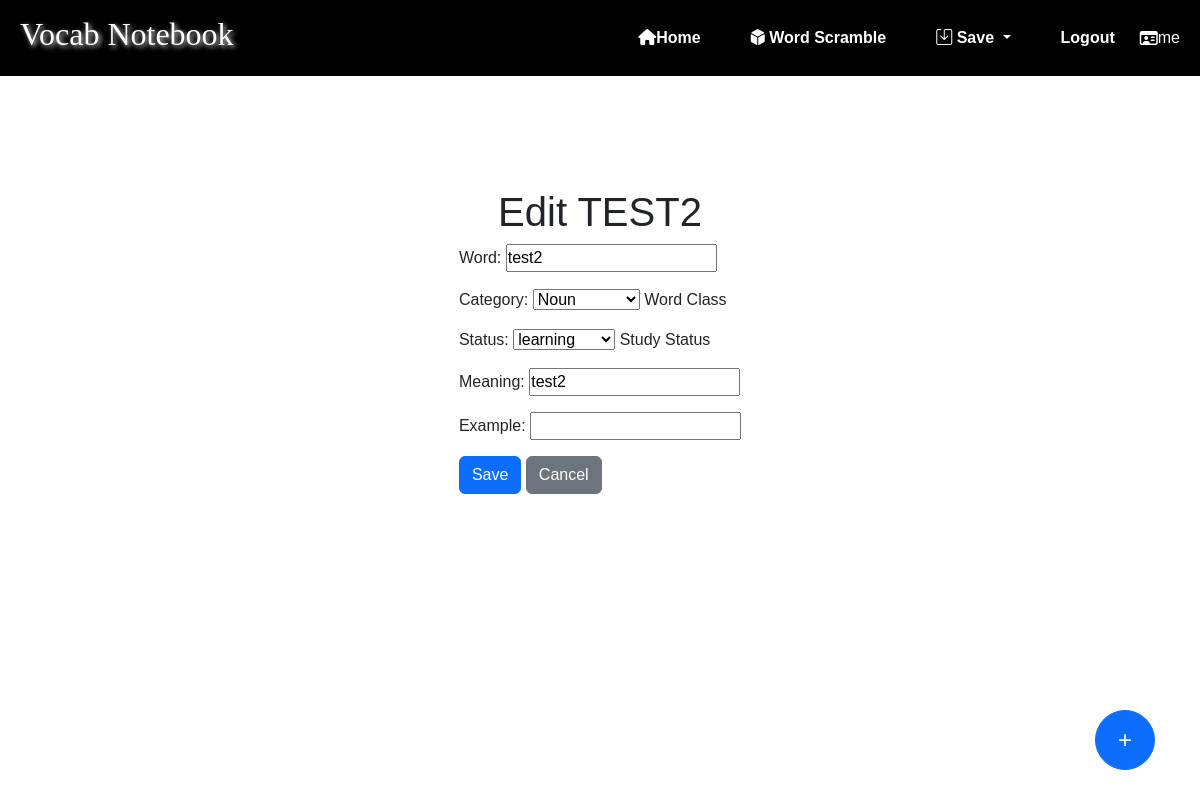
Page /Test_app/edit/20/ (signed in) on the committed database.
### Test_app/models.py (models this page shows, shortened)
class Vocab(models.Model):
    word = models.CharField(max_length=20)
    CATEGORY = (
        ('n', 'Noun'),
        ('v', 'Verb'),
        ('adj', 'Adjective'),
        ('adv', 'Adverb'),
        ('prep', 'Preposition'),
        ('conj', 'Conjunction'),
        ('pron', 'Pronoun'),
        ('int', 'Interjection')
    )
    category = models.CharField(
        max_length=4,
        choices=CATEGORY,
        null=True,
        blank=True,
        help_text='Word Class',
    )
    STATUS = (
        ('m', 'memorized'),
        ('l', 'learning'),
        ('f', 'forgot')
    )
    status = models.CharField(
        max_length=1,
        choices=STATUS,
        default='l',
        help_text='Study Status',
    )
    meaning = models.CharField('Meaning', null=True, blank=True, max_length=200)
    example = models.CharField('Example', null=True, blank=True, max_length=200)
    created_at = models.DateField(auto_now_add=True, help_text='The date the vocab was created.', null=True, blank=True)
    user = models.ForeignKey(User, on_delete=models.CASCADE, related_name='vocab_list')

### Test_app/views.py (the view, shortened to what this page needs)
# urls.py: path('edit/<int:pk>/', views.VocabUpdateView.as_view(), name='edit_vocab'),
class VocabUpdateView(UpdateView):
    model = Vocab
    form_class = VocabForm
    template_name = 'edit_vocab.html'

### Test_app/forms.py
class VocabForm(forms.ModelForm):
    class Meta:
        model = Vocab
        fields = ['word', 'category', 'status', 'meaning', 'example']  # Include fields you want in the form

### Test_app/templates/edit_vocab.html (shortened to what this page needs)
{% extends 'base.html' %}
{% block content %}
  <div style="text-align: center; margin-top: 10%;">
    {% if user.is_authenticated %}
      <h1>Edit {{ vocab.word|upper }}</h1>
      <form method="post" style="display: inline-block; text-align: left;">
        {{ form.as_p }}
        <button type="submit" class="btn btn-primary">Save</button>
        <a href="{% url 'index' %}" class="btn btn-secondary">Cancel</a>
      </form>
    {% else %}
      <h1>Please log in to edit vocabulary.</h1>
    {% endif %}
  </div>
{% endblock %}

### Test_app/templates/base.html (shortened to what this page needs)
<!doctype html>
<html lang="en">
    <head>
        <link href="https://cdnjs.cloudflare.com/ajax/libs/font-awesome/6.4.0/css/all.min.css" rel="stylesheet">
        <link href="https://cdn.jsdelivr.net/npm/bootstrap-icons/font/bootstrap-icons.css" rel="stylesheet">
        <link href="https://cdn.jsdelivr.net/npm/bootstrap@5.3.3/dist/css/bootstrap.min.css"
          rel="stylesheet"
>
        {% load static %}
        <link rel="stylesheet" href="{% static 'css/styles.css' %}" />
    </head>
    <body>
        <nav class="navbar">
            <div class="data-container">
                <h2><a href="{% url 'index' %}" class="Logo">Vocab Notebook</a></h2>
                <div id="menu-time" class="menu-data animate__animated ">
                    <a href="{% url 'index' %}" class="nav-a"><i class="fa fa-home" aria-hidden="true"></i>Home</a>
                    <a href="{% url 'word_scramble' %}" class="nav-a">
                        <i class="fas fa-dice-d6"></i> Word Scramble
                    </a>
                    <div class="dropdown">
                        <a href="#" class="nav-a dropdown-toggle">
                            <i class="bi bi-save"></i> Save
                        </a>
                    </div>
                    {% if user.is_authenticated %}
                    <a href="{% url 'logout' %}?next={{ request.path }}" class="nav-a">Logout</a>
                    <i class='far fa-id-card'></i>{{ user.get_username }}
                    {% else %}
                    <a href="{% url 'login' %}?next={{ request.path }}" class="nav-a">Login/Sign-up</a>
                    {% endif %}
                </div>
            </div>
        </nav>
        <div class="container">
            {% block content %} {% endblock %}
            <a href="{% url 'add_vocab' %}" class="btn btn-primary btn-lg rounded-circle position-fixed"
            style="bottom: 30px; right: 45px; width: 60px; height: 60px; display: flex; align-items: center; justify-content: center; font-size: 24px;">
            +
            </a>
        </div>
    </body>
</html>

### Test_app/static/css/styles.css (style rules this page uses)
* { padding: 0; margin: 0; box-sizing: border-box; font-family: Arial, Helvetica, sans-serif; }
.navbar { display: flex; background-color: black; padding: 15px 20px; color: white; width: 100%; align-items: center; justify-content: center; }
.data-container { width: 100%; max-width: 1200px; display: flex; justify-content: center; align-items: center; }
.Logo { font-family: Georgia, serif; text-shadow: 2px 2px 5px gainsboro; text-decoration: none; color: white; }
.nav-a { text-decoration: none; color: white; padding: 10px 15px; border-radius: 25px; transition: background-color 0.3s ease-in; margin: 0 10px; font-weight: bold; }
.menu-data { margin-left: auto; display: flex; align-items: center; }
.dropdown { position: relative; display: inline-block; }

### rows in the picture
Vocab: word "TEST2", word "test2", category "Noun", status "learning", meaning "test2"

### other values in the picture
{{ user.get_username }} "me"
